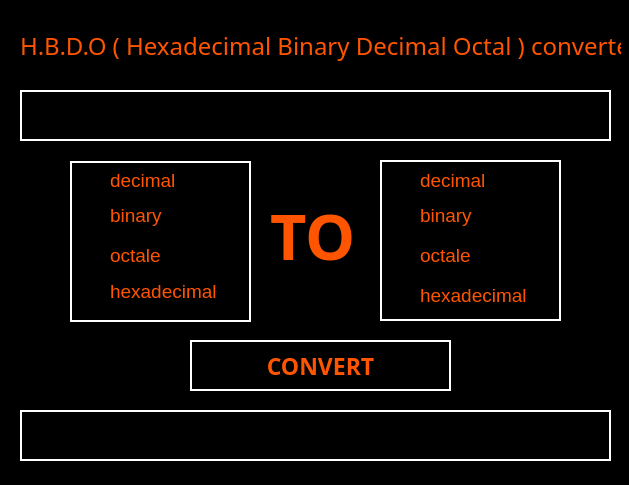
<?xml version="1.0" encoding="UTF-8"?>
<ui version="4.0">
 <class>Dialog</class>
 <widget class="QDialog" name="Dialog">
  <property name="geometry">
   <rect>
    <x>0</x>
    <y>0</y>
    <width>629</width>
    <height>485</height>
   </rect>
  </property>
  <property name="palette">
   <palette>
    <active>
     <colorrole role="WindowText">
      <brush brushstyle="SolidPattern">
       <color alpha="255">
        <red>255</red>
        <green>85</green>
        <blue>0</blue>
       </color>
      </brush>
     </colorrole>
     <colorrole role="Button">
      <brush brushstyle="SolidPattern">
       <color alpha="255">
        <red>255</red>
        <green>85</green>
        <blue>0</blue>
       </color>
      </brush>
     </colorrole>
     <colorrole role="Light">
      <brush brushstyle="SolidPattern">
       <color alpha="255">
        <red>255</red>
        <green>85</green>
        <blue>0</blue>
       </color>
      </brush>
     </colorrole>
     <colorrole role="Midlight">
      <brush brushstyle="SolidPattern">
       <color alpha="255">
        <red>255</red>
        <green>85</green>
        <blue>0</blue>
       </color>
      </brush>
     </colorrole>
     <colorrole role="Dark">
      <brush brushstyle="SolidPattern">
       <color alpha="255">
        <red>255</red>
        <green>85</green>
        <blue>0</blue>
       </color>
      </brush>
     </colorrole>
     <colorrole role="Mid">
      <brush brushstyle="SolidPattern">
       <color alpha="255">
        <red>255</red>
        <green>85</green>
        <blue>0</blue>
       </color>
      </brush>
     </colorrole>
     <colorrole role="Text">
      <brush brushstyle="SolidPattern">
       <color alpha="255">
        <red>255</red>
        <green>85</green>
        <blue>0</blue>
       </color>
      </brush>
     </colorrole>
     <colorrole role="BrightText">
      <brush brushstyle="SolidPattern">
       <color alpha="255">
        <red>255</red>
        <green>85</green>
        <blue>0</blue>
       </color>
      </brush>
     </colorrole>
     <colorrole role="ButtonText">
      <brush brushstyle="SolidPattern">
       <color alpha="255">
        <red>255</red>
        <green>85</green>
        <blue>0</blue>
       </color>
      </brush>
     </colorrole>
     <colorrole role="Base">
      <brush brushstyle="SolidPattern">
       <color alpha="255">
        <red>0</red>
        <green>0</green>
        <blue>0</blue>
       </color>
      </brush>
     </colorrole>
     <colorrole role="Window">
      <brush brushstyle="SolidPattern">
       <color alpha="255">
        <red>0</red>
        <green>0</green>
        <blue>0</blue>
       </color>
      </brush>
     </colorrole>
     <colorrole role="Shadow">
      <brush brushstyle="SolidPattern">
       <color alpha="255">
        <red>255</red>
        <green>85</green>
        <blue>0</blue>
       </color>
      </brush>
     </colorrole>
     <colorrole role="Highlight">
      <brush brushstyle="SolidPattern">
       <color alpha="255">
        <red>255</red>
        <green>85</green>
        <blue>0</blue>
       </color>
      </brush>
     </colorrole>
     <colorrole role="HighlightedText">
      <brush brushstyle="SolidPattern">
       <color alpha="255">
        <red>255</red>
        <green>85</green>
        <blue>0</blue>
       </color>
      </brush>
     </colorrole>
     <colorrole role="Link">
      <brush brushstyle="SolidPattern">
       <color alpha="255">
        <red>255</red>
        <green>85</green>
        <blue>0</blue>
       </color>
      </brush>
     </colorrole>
     <colorrole role="LinkVisited">
      <brush brushstyle="SolidPattern">
       <color alpha="255">
        <red>255</red>
        <green>85</green>
        <blue>0</blue>
       </color>
      </brush>
     </colorrole>
     <colorrole role="AlternateBase">
      <brush brushstyle="SolidPattern">
       <color alpha="255">
        <red>0</red>
        <green>0</green>
        <blue>0</blue>
       </color>
      </brush>
     </colorrole>
     <colorrole role="NoRole">
      <brush brushstyle="SolidPattern">
       <color alpha="255">
        <red>255</red>
        <green>85</green>
        <blue>0</blue>
       </color>
      </brush>
     </colorrole>
     <colorrole role="ToolTipBase">
      <brush brushstyle="SolidPattern">
       <color alpha="255">
        <red>255</red>
        <green>85</green>
        <blue>0</blue>
       </color>
      </brush>
     </colorrole>
     <colorrole role="ToolTipText">
      <brush brushstyle="SolidPattern">
       <color alpha="255">
        <red>255</red>
        <green>85</green>
        <blue>0</blue>
       </color>
      </brush>
     </colorrole>
    </active>
    <inactive>
     <colorrole role="WindowText">
      <brush brushstyle="SolidPattern">
       <color alpha="255">
        <red>255</red>
        <green>85</green>
        <blue>0</blue>
       </color>
      </brush>
     </colorrole>
     <colorrole role="Button">
      <brush brushstyle="SolidPattern">
       <color alpha="255">
        <red>255</red>
        <green>85</green>
        <blue>0</blue>
       </color>
      </brush>
     </colorrole>
     <colorrole role="Light">
      <brush brushstyle="SolidPattern">
       <color alpha="255">
        <red>255</red>
        <green>85</green>
        <blue>0</blue>
       </color>
      </brush>
     </colorrole>
     <colorrole role="Midlight">
      <brush brushstyle="SolidPattern">
       <color alpha="255">
        <red>255</red>
        <green>85</green>
        <blue>0</blue>
       </color>
      </brush>
     </colorrole>
     <colorrole role="Dark">
      <brush brushstyle="SolidPattern">
       <color alpha="255">
        <red>255</red>
        <green>85</green>
        <blue>0</blue>
       </color>
      </brush>
     </colorrole>
     <colorrole role="Mid">
      <brush brushstyle="SolidPattern">
       <color alpha="255">
        <red>255</red>
        <green>85</green>
        <blue>0</blue>
       </color>
      </brush>
     </colorrole>
     <colorrole role="Text">
      <brush brushstyle="SolidPattern">
       <color alpha="255">
        <red>255</red>
        <green>85</green>
        <blue>0</blue>
       </color>
      </brush>
     </colorrole>
     <colorrole role="BrightText">
      <brush brushstyle="SolidPattern">
       <color alpha="255">
        <red>255</red>
        <green>85</green>
        <blue>0</blue>
       </color>
      </brush>
     </colorrole>
     <colorrole role="ButtonText">
      <brush brushstyle="SolidPattern">
       <color alpha="255">
        <red>255</red>
        <green>85</green>
        <blue>0</blue>
       </color>
      </brush>
     </colorrole>
     <colorrole role="Base">
      <brush brushstyle="SolidPattern">
       <color alpha="255">
        <red>0</red>
        <green>0</green>
        <blue>0</blue>
       </color>
      </brush>
     </colorrole>
     <colorrole role="Window">
      <brush brushstyle="SolidPattern">
       <color alpha="255">
        <red>0</red>
        <green>0</green>
        <blue>0</blue>
       </color>
      </brush>
     </colorrole>
     <colorrole role="Shadow">
      <brush brushstyle="SolidPattern">
       <color alpha="255">
        <red>255</red>
        <green>85</green>
        <blue>0</blue>
       </color>
      </brush>
     </colorrole>
     <colorrole role="Highlight">
      <brush brushstyle="SolidPattern">
       <color alpha="255">
        <red>255</red>
        <green>85</green>
        <blue>0</blue>
       </color>
      </brush>
     </colorrole>
     <colorrole role="HighlightedText">
      <brush brushstyle="SolidPattern">
       <color alpha="255">
        <red>255</red>
        <green>85</green>
        <blue>0</blue>
       </color>
      </brush>
     </colorrole>
     <colorrole role="Link">
      <brush brushstyle="SolidPattern">
       <color alpha="255">
        <red>255</red>
        <green>85</green>
        <blue>0</blue>
       </color>
      </brush>
     </colorrole>
     <colorrole role="LinkVisited">
      <brush brushstyle="SolidPattern">
       <color alpha="255">
        <red>255</red>
        <green>85</green>
        <blue>0</blue>
       </color>
      </brush>
     </colorrole>
     <colorrole role="AlternateBase">
      <brush brushstyle="SolidPattern">
       <color alpha="255">
        <red>0</red>
        <green>0</green>
        <blue>0</blue>
       </color>
      </brush>
     </colorrole>
     <colorrole role="NoRole">
      <brush brushstyle="SolidPattern">
       <color alpha="255">
        <red>255</red>
        <green>85</green>
        <blue>0</blue>
       </color>
      </brush>
     </colorrole>
     <colorrole role="ToolTipBase">
      <brush brushstyle="SolidPattern">
       <color alpha="255">
        <red>255</red>
        <green>85</green>
        <blue>0</blue>
       </color>
      </brush>
     </colorrole>
     <colorrole role="ToolTipText">
      <brush brushstyle="SolidPattern">
       <color alpha="255">
        <red>255</red>
        <green>85</green>
        <blue>0</blue>
       </color>
      </brush>
     </colorrole>
    </inactive>
    <disabled>
     <colorrole role="WindowText">
      <brush brushstyle="SolidPattern">
       <color alpha="255">
        <red>255</red>
        <green>85</green>
        <blue>0</blue>
       </color>
      </brush>
     </colorrole>
     <colorrole role="Button">
      <brush brushstyle="SolidPattern">
       <color alpha="255">
        <red>255</red>
        <green>85</green>
        <blue>0</blue>
       </color>
      </brush>
     </colorrole>
     <colorrole role="Light">
      <brush brushstyle="SolidPattern">
       <color alpha="255">
        <red>255</red>
        <green>85</green>
        <blue>0</blue>
       </color>
      </brush>
     </colorrole>
     <colorrole role="Midlight">
      <brush brushstyle="SolidPattern">
       <color alpha="255">
        <red>255</red>
        <green>85</green>
        <blue>0</blue>
       </color>
      </brush>
     </colorrole>
     <colorrole role="Dark">
      <brush brushstyle="SolidPattern">
       <color alpha="255">
        <red>255</red>
        <green>85</green>
        <blue>0</blue>
       </color>
      </brush>
     </colorrole>
     <colorrole role="Mid">
      <brush brushstyle="SolidPattern">
       <color alpha="255">
        <red>255</red>
        <green>85</green>
        <blue>0</blue>
       </color>
      </brush>
     </colorrole>
     <colorrole role="Text">
      <brush brushstyle="SolidPattern">
       <color alpha="255">
        <red>255</red>
        <green>85</green>
        <blue>0</blue>
       </color>
      </brush>
     </colorrole>
     <colorrole role="BrightText">
      <brush brushstyle="SolidPattern">
       <color alpha="255">
        <red>255</red>
        <green>85</green>
        <blue>0</blue>
       </color>
      </brush>
     </colorrole>
     <colorrole role="ButtonText">
      <brush brushstyle="SolidPattern">
       <color alpha="255">
        <red>255</red>
        <green>85</green>
        <blue>0</blue>
       </color>
      </brush>
     </colorrole>
     <colorrole role="Base">
      <brush brushstyle="SolidPattern">
       <color alpha="255">
        <red>0</red>
        <green>0</green>
        <blue>0</blue>
       </color>
      </brush>
     </colorrole>
     <colorrole role="Window">
      <brush brushstyle="SolidPattern">
       <color alpha="255">
        <red>0</red>
        <green>0</green>
        <blue>0</blue>
       </color>
      </brush>
     </colorrole>
     <colorrole role="Shadow">
      <brush brushstyle="SolidPattern">
       <color alpha="255">
        <red>255</red>
        <green>85</green>
        <blue>0</blue>
       </color>
      </brush>
     </colorrole>
     <colorrole role="Highlight">
      <brush brushstyle="SolidPattern">
       <color alpha="255">
        <red>0</red>
        <green>120</green>
        <blue>215</blue>
       </color>
      </brush>
     </colorrole>
     <colorrole role="HighlightedText">
      <brush brushstyle="SolidPattern">
       <color alpha="255">
        <red>255</red>
        <green>85</green>
        <blue>0</blue>
       </color>
      </brush>
     </colorrole>
     <colorrole role="Link">
      <brush brushstyle="SolidPattern">
       <color alpha="255">
        <red>255</red>
        <green>85</green>
        <blue>0</blue>
       </color>
      </brush>
     </colorrole>
     <colorrole role="LinkVisited">
      <brush brushstyle="SolidPattern">
       <color alpha="255">
        <red>255</red>
        <green>85</green>
        <blue>0</blue>
       </color>
      </brush>
     </colorrole>
     <colorrole role="AlternateBase">
      <brush brushstyle="SolidPattern">
       <color alpha="255">
        <red>0</red>
        <green>0</green>
        <blue>0</blue>
       </color>
      </brush>
     </colorrole>
     <colorrole role="NoRole">
      <brush brushstyle="SolidPattern">
       <color alpha="255">
        <red>255</red>
        <green>85</green>
        <blue>0</blue>
       </color>
      </brush>
     </colorrole>
     <colorrole role="ToolTipBase">
      <brush brushstyle="SolidPattern">
       <color alpha="255">
        <red>255</red>
        <green>85</green>
        <blue>0</blue>
       </color>
      </brush>
     </colorrole>
     <colorrole role="ToolTipText">
      <brush brushstyle="SolidPattern">
       <color alpha="255">
        <red>255</red>
        <green>85</green>
        <blue>0</blue>
       </color>
      </brush>
     </colorrole>
    </disabled>
   </palette>
  </property>
  <property name="cursor">
   <cursorShape>ArrowCursor</cursorShape>
  </property>
  <property name="windowTitle">
   <string>hbdo converter</string>
  </property>
  <widget class="QPushButton" name="bt">
   <property name="geometry">
    <rect>
     <x>190</x>
     <y>340</y>
     <width>261</width>
     <height>51</height>
    </rect>
   </property>
   <property name="font">
    <font>
     <family>Maiandra GD</family>
     <pointsize>17</pointsize>
     <weight>75</weight>
     <bold>true</bold>
    </font>
   </property>
   <property name="styleSheet">
    <string notr="true">background-color: rgb(0, 0, 0);
color: rgb(255, 85, 0);
border: 2px solid;
border-color: rgb(255, 255, 255);</string>
   </property>
   <property name="text">
    <string>CONVERT</string>
   </property>
  </widget>
  <widget class="QListView" name="listView">
   <property name="geometry">
    <rect>
     <x>70</x>
     <y>161</y>
     <width>181</width>
     <height>161</height>
    </rect>
   </property>
   <property name="styleSheet">
    <string notr="true">background-color: rgb(0, 0, 0);
color: rgb(255, 85, 0);
border: 2px solid;
border-color: rgb(255, 255, 255);</string>
   </property>
  </widget>
  <widget class="QListView" name="listView_2">
   <property name="geometry">
    <rect>
     <x>380</x>
     <y>160</y>
     <width>181</width>
     <height>161</height>
    </rect>
   </property>
   <property name="styleSheet">
    <string notr="true">background-color: rgb(0, 0, 0);
color: rgb(255, 85, 0);
border: 2px solid;
border-color: rgb(255, 255, 255);</string>
   </property>
  </widget>
  <widget class="QRadioButton" name="r1">
   <property name="geometry">
    <rect>
     <x>90</x>
     <y>170</y>
     <width>111</width>
     <height>21</height>
    </rect>
   </property>
   <property name="font">
    <font>
     <pointsize>14</pointsize>
    </font>
   </property>
   <property name="text">
    <string>decimal</string>
   </property>
  </widget>
  <widget class="QRadioButton" name="r2">
   <property name="geometry">
    <rect>
     <x>90</x>
     <y>200</y>
     <width>91</width>
     <height>31</height>
    </rect>
   </property>
   <property name="font">
    <font>
     <pointsize>14</pointsize>
    </font>
   </property>
   <property name="text">
    <string>binary</string>
   </property>
  </widget>
  <widget class="QRadioButton" name="r3">
   <property name="geometry">
    <rect>
     <x>90</x>
     <y>240</y>
     <width>82</width>
     <height>31</height>
    </rect>
   </property>
   <property name="font">
    <font>
     <pointsize>14</pointsize>
    </font>
   </property>
   <property name="text">
    <string>octale</string>
   </property>
  </widget>
  <widget class="QRadioButton" name="r4">
   <property name="geometry">
    <rect>
     <x>90</x>
     <y>276</y>
     <width>141</width>
     <height>31</height>
    </rect>
   </property>
   <property name="font">
    <font>
     <pointsize>14</pointsize>
    </font>
   </property>
   <property name="text">
    <string>hexadecimal</string>
   </property>
  </widget>
  <widget class="QLabel" name="label">
   <property name="geometry">
    <rect>
     <x>270</x>
     <y>180</y>
     <width>91</width>
     <height>111</height>
    </rect>
   </property>
   <property name="font">
    <font>
     <family>Maiandra GD</family>
     <pointsize>47</pointsize>
     <weight>75</weight>
     <bold>true</bold>
    </font>
   </property>
   <property name="layoutDirection">
    <enum>Qt::LeftToRight</enum>
   </property>
   <property name="styleSheet">
    <string notr="true">color: rgb(255, 85, 0);</string>
   </property>
   <property name="text">
    <string>TO</string>
   </property>
  </widget>
  <widget class="QRadioButton" name="t1">
   <property name="geometry">
    <rect>
     <x>400</x>
     <y>170</y>
     <width>111</width>
     <height>21</height>
    </rect>
   </property>
   <property name="font">
    <font>
     <pointsize>14</pointsize>
    </font>
   </property>
   <property name="text">
    <string>decimal</string>
   </property>
  </widget>
  <widget class="QRadioButton" name="t2">
   <property name="geometry">
    <rect>
     <x>400</x>
     <y>200</y>
     <width>91</width>
     <height>31</height>
    </rect>
   </property>
   <property name="font">
    <font>
     <pointsize>14</pointsize>
    </font>
   </property>
   <property name="text">
    <string>binary</string>
   </property>
  </widget>
  <widget class="QRadioButton" name="t3">
   <property name="geometry">
    <rect>
     <x>400</x>
     <y>240</y>
     <width>82</width>
     <height>31</height>
    </rect>
   </property>
   <property name="font">
    <font>
     <pointsize>14</pointsize>
    </font>
   </property>
   <property name="text">
    <string>octale</string>
   </property>
  </widget>
  <widget class="QRadioButton" name="t4">
   <property name="geometry">
    <rect>
     <x>400</x>
     <y>280</y>
     <width>141</width>
     <height>31</height>
    </rect>
   </property>
   <property name="font">
    <font>
     <pointsize>14</pointsize>
    </font>
   </property>
   <property name="text">
    <string>hexadecimal</string>
   </property>
  </widget>
  <widget class="QLineEdit" name="ln">
   <property name="geometry">
    <rect>
     <x>20</x>
     <y>90</y>
     <width>591</width>
     <height>51</height>
    </rect>
   </property>
   <property name="palette">
    <palette>
     <active>
      <colorrole role="WindowText">
       <brush brushstyle="SolidPattern">
        <color alpha="255">
         <red>255</red>
         <green>85</green>
         <blue>0</blue>
        </color>
       </brush>
      </colorrole>
      <colorrole role="Button">
       <brush brushstyle="SolidPattern">
        <color alpha="255">
         <red>0</red>
         <green>0</green>
         <blue>0</blue>
        </color>
       </brush>
      </colorrole>
      <colorrole role="Text">
       <brush brushstyle="SolidPattern">
        <color alpha="255">
         <red>255</red>
         <green>85</green>
         <blue>0</blue>
        </color>
       </brush>
      </colorrole>
      <colorrole role="ButtonText">
       <brush brushstyle="SolidPattern">
        <color alpha="255">
         <red>255</red>
         <green>85</green>
         <blue>0</blue>
        </color>
       </brush>
      </colorrole>
      <colorrole role="Base">
       <brush brushstyle="SolidPattern">
        <color alpha="255">
         <red>0</red>
         <green>0</green>
         <blue>0</blue>
        </color>
       </brush>
      </colorrole>
      <colorrole role="Window">
       <brush brushstyle="SolidPattern">
        <color alpha="255">
         <red>0</red>
         <green>0</green>
         <blue>0</blue>
        </color>
       </brush>
      </colorrole>
      <colorrole role="Highlight">
       <brush brushstyle="SolidPattern">
        <color alpha="255">
         <red>255</red>
         <green>85</green>
         <blue>0</blue>
        </color>
       </brush>
      </colorrole>
      <colorrole role="HighlightedText">
       <brush brushstyle="SolidPattern">
        <color alpha="255">
         <red>0</red>
         <green>0</green>
         <blue>0</blue>
        </color>
       </brush>
      </colorrole>
     </active>
     <inactive>
      <colorrole role="WindowText">
       <brush brushstyle="SolidPattern">
        <color alpha="255">
         <red>255</red>
         <green>85</green>
         <blue>0</blue>
        </color>
       </brush>
      </colorrole>
      <colorrole role="Button">
       <brush brushstyle="SolidPattern">
        <color alpha="255">
         <red>0</red>
         <green>0</green>
         <blue>0</blue>
        </color>
       </brush>
      </colorrole>
      <colorrole role="Text">
       <brush brushstyle="SolidPattern">
        <color alpha="255">
         <red>255</red>
         <green>85</green>
         <blue>0</blue>
        </color>
       </brush>
      </colorrole>
      <colorrole role="ButtonText">
       <brush brushstyle="SolidPattern">
        <color alpha="255">
         <red>255</red>
         <green>85</green>
         <blue>0</blue>
        </color>
       </brush>
      </colorrole>
      <colorrole role="Base">
       <brush brushstyle="SolidPattern">
        <color alpha="255">
         <red>0</red>
         <green>0</green>
         <blue>0</blue>
        </color>
       </brush>
      </colorrole>
      <colorrole role="Window">
       <brush brushstyle="SolidPattern">
        <color alpha="255">
         <red>0</red>
         <green>0</green>
         <blue>0</blue>
        </color>
       </brush>
      </colorrole>
      <colorrole role="Highlight">
       <brush brushstyle="SolidPattern">
        <color alpha="255">
         <red>255</red>
         <green>85</green>
         <blue>0</blue>
        </color>
       </brush>
      </colorrole>
      <colorrole role="HighlightedText">
       <brush brushstyle="SolidPattern">
        <color alpha="255">
         <red>0</red>
         <green>0</green>
         <blue>0</blue>
        </color>
       </brush>
      </colorrole>
     </inactive>
     <disabled>
      <colorrole role="WindowText">
       <brush brushstyle="SolidPattern">
        <color alpha="255">
         <red>255</red>
         <green>85</green>
         <blue>0</blue>
        </color>
       </brush>
      </colorrole>
      <colorrole role="Button">
       <brush brushstyle="SolidPattern">
        <color alpha="255">
         <red>0</red>
         <green>0</green>
         <blue>0</blue>
        </color>
       </brush>
      </colorrole>
      <colorrole role="Text">
       <brush brushstyle="SolidPattern">
        <color alpha="255">
         <red>255</red>
         <green>85</green>
         <blue>0</blue>
        </color>
       </brush>
      </colorrole>
      <colorrole role="ButtonText">
       <brush brushstyle="SolidPattern">
        <color alpha="255">
         <red>255</red>
         <green>85</green>
         <blue>0</blue>
        </color>
       </brush>
      </colorrole>
      <colorrole role="Base">
       <brush brushstyle="SolidPattern">
        <color alpha="255">
         <red>0</red>
         <green>0</green>
         <blue>0</blue>
        </color>
       </brush>
      </colorrole>
      <colorrole role="Window">
       <brush brushstyle="SolidPattern">
        <color alpha="255">
         <red>0</red>
         <green>0</green>
         <blue>0</blue>
        </color>
       </brush>
      </colorrole>
      <colorrole role="Highlight">
       <brush brushstyle="SolidPattern">
        <color alpha="255">
         <red>0</red>
         <green>120</green>
         <blue>215</blue>
        </color>
       </brush>
      </colorrole>
      <colorrole role="HighlightedText">
       <brush brushstyle="SolidPattern">
        <color alpha="255">
         <red>0</red>
         <green>0</green>
         <blue>0</blue>
        </color>
       </brush>
      </colorrole>
     </disabled>
    </palette>
   </property>
   <property name="font">
    <font>
     <family>Maiandra GD</family>
     <pointsize>22</pointsize>
    </font>
   </property>
   <property name="styleSheet">
    <string notr="true">background-color: rgb(0, 0, 0);
color: rgb(255, 85, 0);
border: 2px solid;
border-color: rgb(255, 255, 255);</string>
   </property>
   <property name="text">
    <string/>
   </property>
   <property name="alignment">
    <set>Qt::AlignCenter</set>
   </property>
  </widget>
  <widget class="QLineEdit" name="res">
   <property name="geometry">
    <rect>
     <x>20</x>
     <y>410</y>
     <width>591</width>
     <height>51</height>
    </rect>
   </property>
   <property name="font">
    <font>
     <pointsize>22</pointsize>
    </font>
   </property>
   <property name="styleSheet">
    <string notr="true">background-color: rgb(0, 0, 0);
color: rgb(255, 85, 0);
border: 2px solid;
border-color: rgb(255, 255, 255);</string>
   </property>
   <property name="alignment">
    <set>Qt::AlignCenter</set>
   </property>
   <property name="dragEnabled">
    <bool>false</bool>
   </property>
   <property name="readOnly">
    <bool>true</bool>
   </property>
  </widget>
  <widget class="QLabel" name="label_2">
   <property name="geometry">
    <rect>
     <x>20</x>
     <y>10</y>
     <width>601</width>
     <height>71</height>
    </rect>
   </property>
   <property name="font">
    <font>
     <family>Maiandra GD</family>
     <pointsize>18</pointsize>
    </font>
   </property>
   <property name="text">
    <string>H.B.D.O ( Hexadecimal Binary Decimal Octal ) converter</string>
   </property>
  </widget>
 </widget>
 <resources/>
 <connections/>
</ui>
